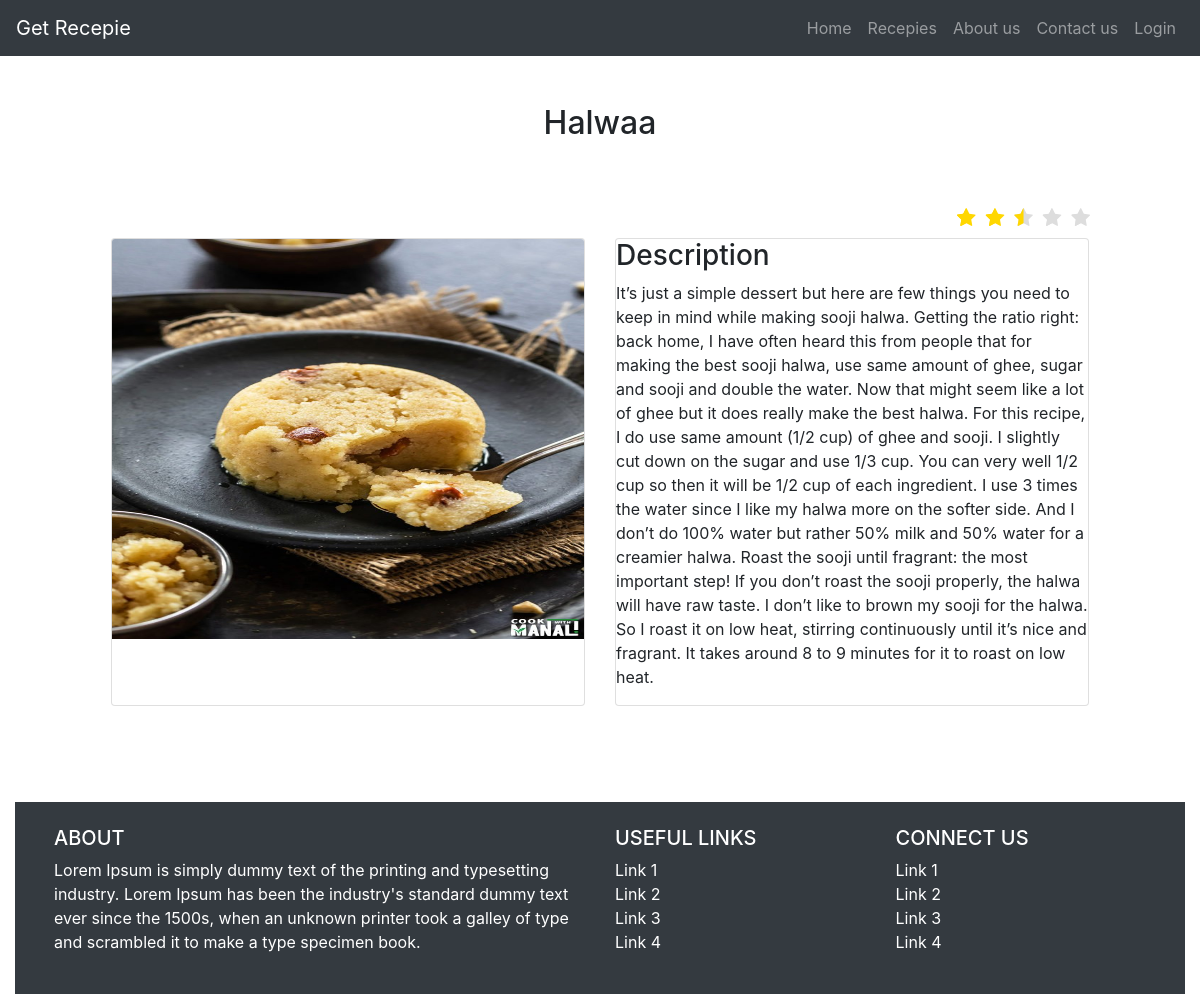
Page /recepie.php?recid=11 on the committed database.
### tables this page shows
CREATE TABLE `recepie` (
  `id` int(100) NOT NULL,
  `name` varchar(100) NOT NULL,
  `description` longtext NOT NULL,
  `user_id` int(100) NOT NULL,
  `image_name` varchar(100) NOT NULL,
  `image_path` varchar(100) NOT NULL,
  `food_type_id` int(100) NOT NULL,
  `rating` float NOT NULL DEFAULT 5,
  `created_at` timestamp NOT NULL DEFAULT current_timestamp(),
  `updated_at` timestamp NOT NULL DEFAULT current_timestamp(),
  `deleted_at` timestamp NOT NULL DEFAULT current_timestamp()
);

### connect.php (called while the page is built, shortened)
<?php
class Connect
{
    public $config = array(
        'servername'=> 'localhost',
        'username'=> 'root',
        'password'=> '',
        'dbname'=> 'recepie'
    );
    function __construct()
    {
        $this->conn = new mysqli($this->config['servername'], $this->config['username'], $this->config['password'], $this->config['dbname']);
    }
}
?>

### submit.php (called while the page is built, shortened)
<?php
    include './controllers/users.php';
    $userObj = new User;
    if (isset($_GET['recid'])){
        $foodRecepie = $userObj->getSingleRecepie($_GET['recid']);
    }
?>

### controllers/users.php (called while the page is built, shortened)
<?php
include 'connect.php';
class User extends Connect{
	function getSingleRecepie($id){
		$sql = "SELECT * FROM recepie WHERE id = ".$id;
        $result = $this->conn->query($sql);
        $row = $result->fetch_assoc();
        return $row;
	}
}
?>

### recepie.php (the view, shortened to what this page needs)
<?php include 'header.php'; ?>
        <div class="container-fluid">
            <div class="row p-5">
                <div class="col-12 text-center">
                    <h2><?php echo $foodRecepie['name']; ?></h2>
                </div>
                <div class="col-12 my-5" >
                    <fieldset class="rating">
                            <label data-value="5" class = "full" for="star5" title="Awesome - 5 stars"></label>
                            <label data-value="4" class = "full" for="star4" title="Pretty good - 4 stars"></label>
                            <label data-value="3" class = "full" for="star3" title="Meh - 3 stars"></label>
                            <label data-value="2" class = "full" for="star2" title="Kinda bad - 2 stars"></label>
                            <label data-value="1" class = "full" for="star1" title="Sucks big time - 1 star"></label>
                        </fieldset>
                    <div class="card-deck px-5">
                        <div class="card">
                        	<img width="100" height="400" src="./images/recepies/<?php echo $foodRecepie['image_name']; ?>" class="card-img-top" alt="Image">
                        </div>
                        <div class="card">
                            <h3 style="align-content: center;">Description</h3>
                            <p><?php echo $foodRecepie['description']; ?></p>
                        </div>
                    </div>
                </div>
            </div>
<?php include 'footer.php'; ?>

### header.php (style rules this page uses)
fieldset, label { margin: 0; padding: 0; }
.rating { border: none; margin-right: 42px; }
.rating > label:before { margin: 5px; font-size: 1.25em; font-family: FontAwesome; display: inline-block; content: "\f005"; }
.rating > label { color: #ddd; float: right; }
.rating > input:checked ~ label, .rating:not(:checked) > label:hover, .rating:not(:checked) > label:hover ~ label { color: #FFD700; cursor: pointer; }

### rows in the picture
recepie: name "Halwaa", image_name (picture), description "It’s just a simple dessert but here are few things you need to keep in mind while making sooji halwa. Getting the ratio right: back home, I have often heard this from people that for making the best sooji halwa, use same amount of ghee, sugar and sooji and double the water. Now that might seem like a lot of ghee but it does really make the best halwa. For this recipe, I do use same amount (1/2 cup) of ghee and sooji. I slightly cut down on the sugar and use 1/3 cup. You can very well 1/2 cup so then it will be 1/2 cup of each ingredient. I use 3 times the water since I like my halwa more on the softer side. And I don’t do 100% water but rather 50% milk and 50% water for a creamier halwa.…"
